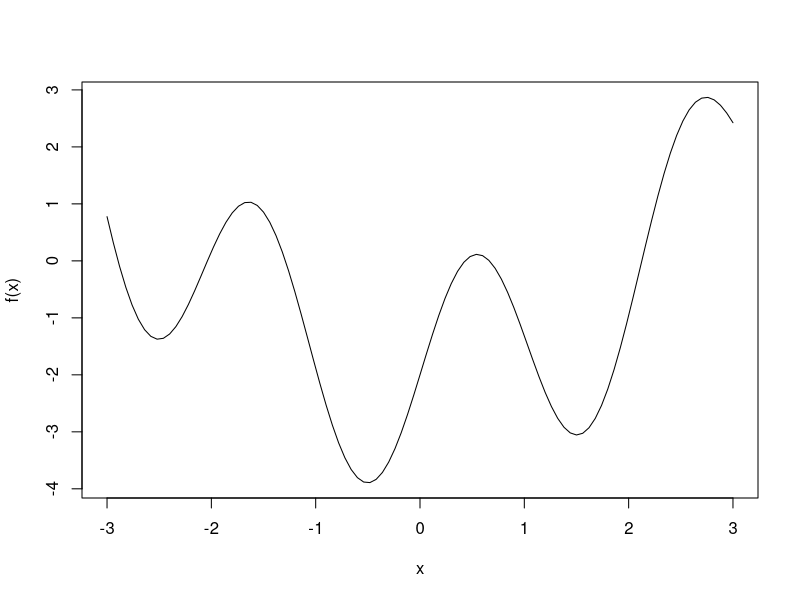

Write R code to recreate this figure.
## ---- chunk 1
knitr::opts_chunk$set(echo = TRUE)
## ---- chunk 2
f = function(x) 2*sin(3*x) + 0.4*x^2 - 2
curve(f, from = -3, to = 3)
## ---- chunk 3
optimize(f, interval = c(-3, 3))

optimize(f, interval = c(-0.8, 2))

